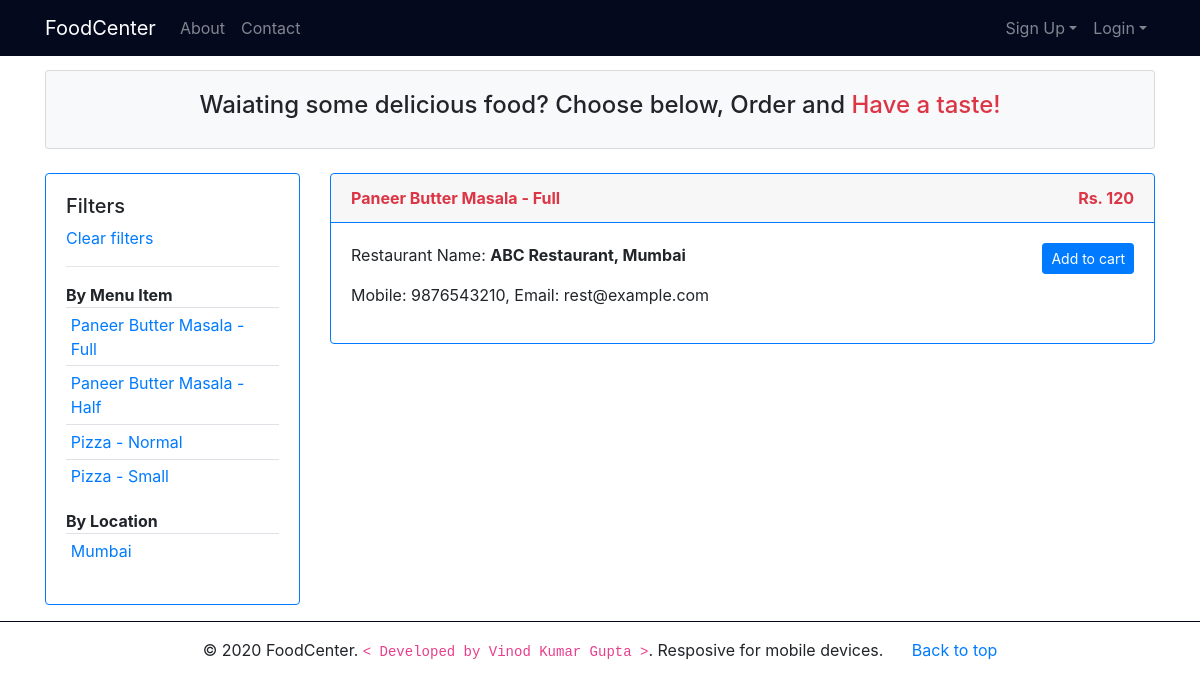
/products.php?item_name=Paneer Butter Masala - Full, run on the app's committed database.
### tables this page shows
CREATE TABLE `menu_items` (
  `item_id` int(11) NOT NULL,
  `rest_id` int(11) NOT NULL,
  `item_name` varchar(30) NOT NULL,
  `item_price` float NOT NULL
);

CREATE TABLE `restaurants` (
  `rest_id` int(11) NOT NULL,
  `rest_name` varchar(100) NOT NULL,
  `rest_mobile` varchar(15) NOT NULL,
  `rest_email` varchar(50) NOT NULL,
  `rest_addr` varchar(200) NOT NULL,
  `rest_city` varchar(50) NOT NULL,
  `rest_password_hash` varchar(50) NOT NULL
);

### products.php (the view, shortened to what this page needs)
<?php
include_once('includes/db_con.php');
if(isset($_GET['city'])){
    $city = filter_input(INPUT_GET, "city", FILTER_SANITIZE_STRING);
    $stmt = $con->prepare("Select * from menu_items m,restaurants r where r.rest_city = ?");
    $stmt->bind_param("s",$city);
} elseif(isset($_GET['item_name'])){
    $item_name = filter_input(INPUT_GET, "item_name", FILTER_SANITIZE_STRING);
    $stmt = $con->prepare("Select * from menu_items m,restaurants r where m.item_name = ?");
    $stmt->bind_param("s",$item_name);
} else {
    $stmt = $con->prepare("Select * from menu_items, restaurants");
}
if($stmt->execute()){
    $result = $stmt->get_result();
} else {
    die("Unknown Error!");
}
?>
<!DOCTYPE html>
<html>
<head>
    <link rel="stylesheet" href="css/bootstrap.min.css">
    <link rel="stylesheet" href="css/font-awesome.min.css">
    <link rel="stylesheet" href="css/custom.css">
</head>
<body>
    <?php include('includes/header.php'); ?>
    <section class="container">
        <div class="card bg-light">
            <div class="card-body">
                <h4 class="text-center">Waiating some delicious food? Choose below, Order and <span
                        class="text-danger">Have a taste!</span></h4>
            </div>
        </div>
        <br>
        <div class="row">
            <div class="col-md-3">
                <div class="card border-primary">
                    <div class="card-body">
                        <h5>Filters</h5>
                        <a href="products.php" class="d-block">Clear filters</a>
                        <hr>
                        <b>By Menu Item</b>
                        <table class="table table-sm">
                            <tbody>
                                <?php
                        $stmt1 = $con->prepare("Select distinct(item_name) from menu_items");
                        if($stmt1->execute()){
                            $result1 = $stmt1->get_result();
                            while($row1 = $result1->fetch_assoc()){ ?>
                                <tr>
                                    <td><?php echo '<a href="products.php?item_name='.$row1['item_name'].'">'.$row1['item_name'].'</a>'; ?>
                                    </td>
                                </tr>
                                <?php }
                        }
                        ?>
                            </tbody>
                        </table>
                        <b>By Location</b>
                        <table class="table table-sm">
                            <tbody>
                                <?php
                        $stmt2 = $con->prepare("Select distinct(rest_city) from restaurants");
                        if($stmt2->execute()){
                            $result2 = $stmt2->get_result();
                            while($row2 = $result2->fetch_assoc()){ ?>
                                <tr>
                                    <td><?php echo '<a href="products.php?city='.$row2['rest_city'].'">'.$row2['rest_city'].'</a>'; ?>
                                    </td>
                                </tr>
                                <?php }
                        }
                        ?>
                            </tbody>
                        </table>
                    </div>
                </div>
            </div>
            <div class="col-md-9">
                <?php
                if($result->num_rows == 0){
                    echo "No Items :(";
                } else {
                    while($row = $result->fetch_assoc()){ ?>
                <div class="card border-primary">
                    <div class="card-header border-primary text-danger">
                        <b>
                            <?php echo $row['item_name']; ?>
                            <span class="float-right">
                                <?php echo "Rs. ".$row['item_price']; ?>
                            </span>
                        </b>
                    </div>
                    <div class="card-body">
                        <div class="float-left">
                            <p>Restaurant Name: <b><?php echo $row['rest_name'].", ".$row['rest_city']; ?></b></p>
                            <p>
                                Mobile: <?php echo $row['rest_mobile']; ?>,
                                Email: <?php echo $row['rest_email']; ?>
                            </p>
                        </div>
                        <div class="float-right">
                            <?php if(isset($_SESSION['cust_email'])){
                                $stmt3 = $con->prepare("Select cust_id from customers where cust_email = ?");
                                $stmt3->bind_param("s",$_SESSION['cust_email']);
                                if($stmt3->execute()){
                                    $result3 = $stmt3->get_result();
                                    $row3 = $result3->fetch_assoc();
                                }
                            echo '<a href="add_to_cart.php?item_id='.$row['item_id'].'&ordered_by='.$row3['cust_id'].'&quantity=1&ordered_from='.$row['rest_id'].'"
                                class="btn btn-sm btn-primary">Add to cart </a>';
                             } else { ?>
                            <a href="customer_login.php?type=primary&msg=Login to continue"
                                class="btn btn-sm btn-primary">Add to cart </a>
                            <?php } ?>
                        </div>
                    </div>
                </div>
                <br>
                <?php }}?>
            </div>
        </div>
    </section>
    <?php include('includes/footer.php'); ?>
</body>
</html>

### css/custom.css (style rules this page uses)
:root { --danger: #dc3545; }
body { margin-top: 70px; }

### data on the page
menu_items: item_name "Paneer Butter Masala - Full", item_price "120", rest.rest_name "ABC Restaurant", rest.rest_city "Mumbai", rest.rest_mobile "9876543210", rest.rest_email "rest@example.com"

### other printed values
$row1['item_name'] "Paneer Butter Masala - Full"
$row1['item_name'] "Paneer Butter Masala - Half"
$row1['item_name'] "Pizza - Normal"
$row1['item_name'] "Pizza - Small"
$row2['rest_city'] "Mumbai"
